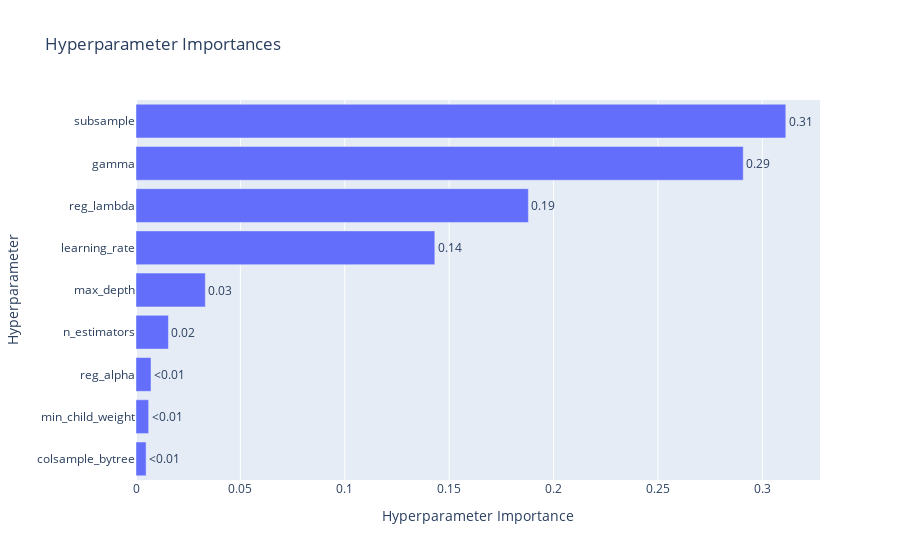

Notebook code cell kept with this figure:
### Code cell
fig = vis.plot_param_importances(study)
fig.show()

### Figure 1 — Plotly figure (JSON) as saved in the notebook; plotly's stock layout.template omitted (floating-point values rounded to 4 significant figures)
{"data": [{"cliponaxis": false, "hovertemplate": ["colsample_bytree (FloatDistribution): 0.004838025556171106<extra></extra>", "min_child_weight (IntDistribution): 0.006059268311797907<extra></extra>", "reg_alpha (FloatDistribution): 0.0072007675003340965<extra></extra>", "n_estimators (IntDistribution): 0.015540297043440546<extra></extra>", "max_depth (IntDistribution): 0.0331969585657296<extra></extra>", "learning_rate (FloatDistribution): 0.14313127125905764<extra></extra>", "reg_lambda (FloatDistribution): 0.18794655941876434<extra></extra>", "gamma (FloatDistribution): 0.29084977519290856<extra></extra>", "subsample (FloatDistribution): 0.3112370771517961<extra></extra>"], "name": "Objective Value", "orientation": "h", "text": ["<0.01", "<0.01", "<0.01", "0.02", "0.03", "0.14", "0.19", "0.29", "0.31"], "textposition": "outside", "type": "bar", "x": [0.004838, 0.006059, 0.007201, 0.01554, 0.0332, 0.1431, 0.1879, 0.2908, 0.3112], "y": ["colsample_bytree", "min_child_weight", "reg_alpha", "n_estimators", "max_depth", "learning_rate", "reg_lambda", "gamma", "subsample"]}], "layout": {"title": {"text": "Hyperparameter Importances"}, "xaxis": {"title": {"text": "Hyperparameter Importance"}}, "yaxis": {"title": {"text": "Hyperparameter"}}}}
